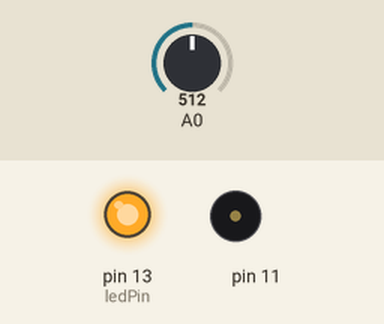
The sketch below on a simulated Arduino Uno, built with avr-gcc and run on an emulated ATmega328P. On the bench: output pins drawn as LEDs (lit = HIGH), buzzer (waves = sounding). Inputs (shaded band) come from the test bench; at power-on: A0 = 512. What the sketch prints to the serial monitor is not drawn.

Above: at 0.1 s.
At 5.1 s:
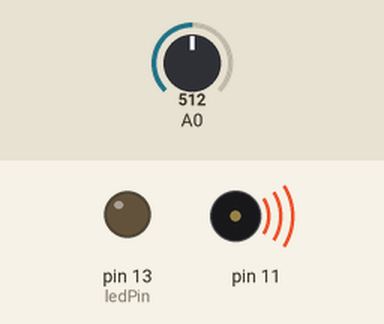
Timing chart, 0 to 6.6 s (numbered marks = the images above):
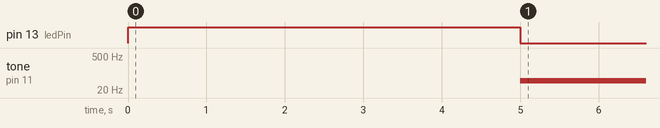

Measured:
- by itself, tone on pin 11: silent → 49 Hz at 5.0 s

The sketch:

light_sound.ino
```cpp
int sensorValue;
int sensorLow = 1023;
int sensorHigh = 0;

const int ledPin = 13;

void setup() {
 pinMode(ledPin, OUTPUT);
 digitalWrite(ledPin, HIGH);
 Serial.begin(9600);
 while (millis() < 5000) {

   sensorValue = analogRead(A0);

   if (sensorValue > sensorHigh) {
     sensorHigh = sensorValue;
   }

   if (sensorValue < sensorLow) {
    sensorLow = sensorValue;
   }
 }

 digitalWrite(ledPin, LOW);
}

void loop() {
 sensorValue = analogRead(A0);
 Serial.print(sensorValue);
 Serial.print("\n");
 int pitch = map(sensorValue, sensorLow, sensorHigh, 50, 4000);
 tone(11, pitch, 20);

 delay(10);
}
```
